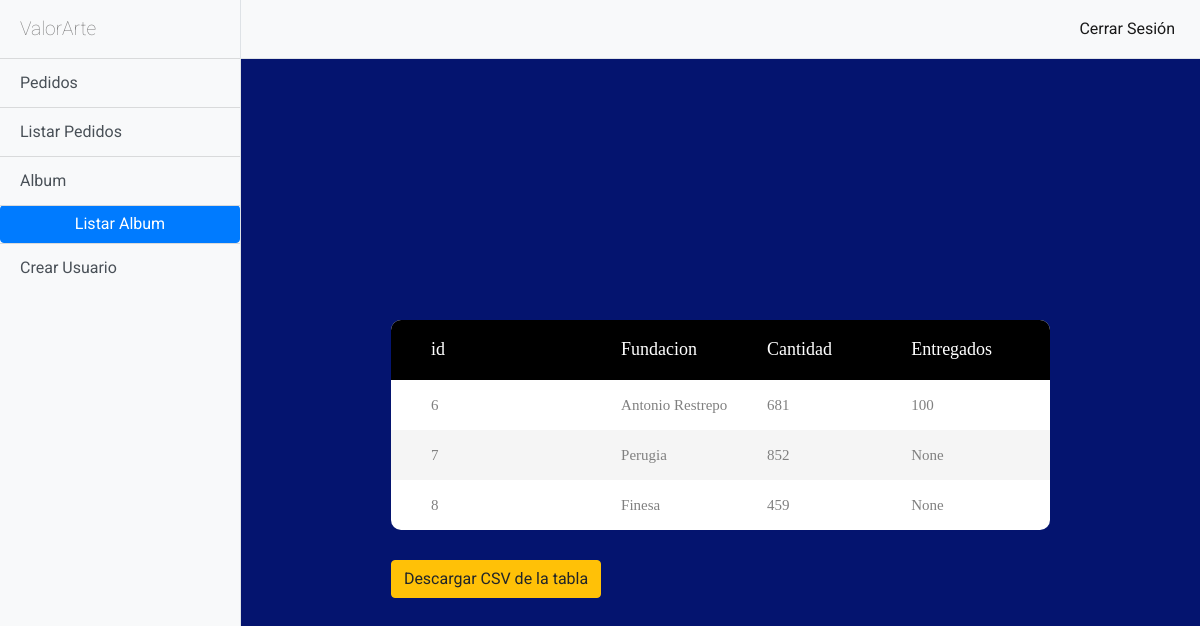
The app's page /album/listar (signed in), older data.
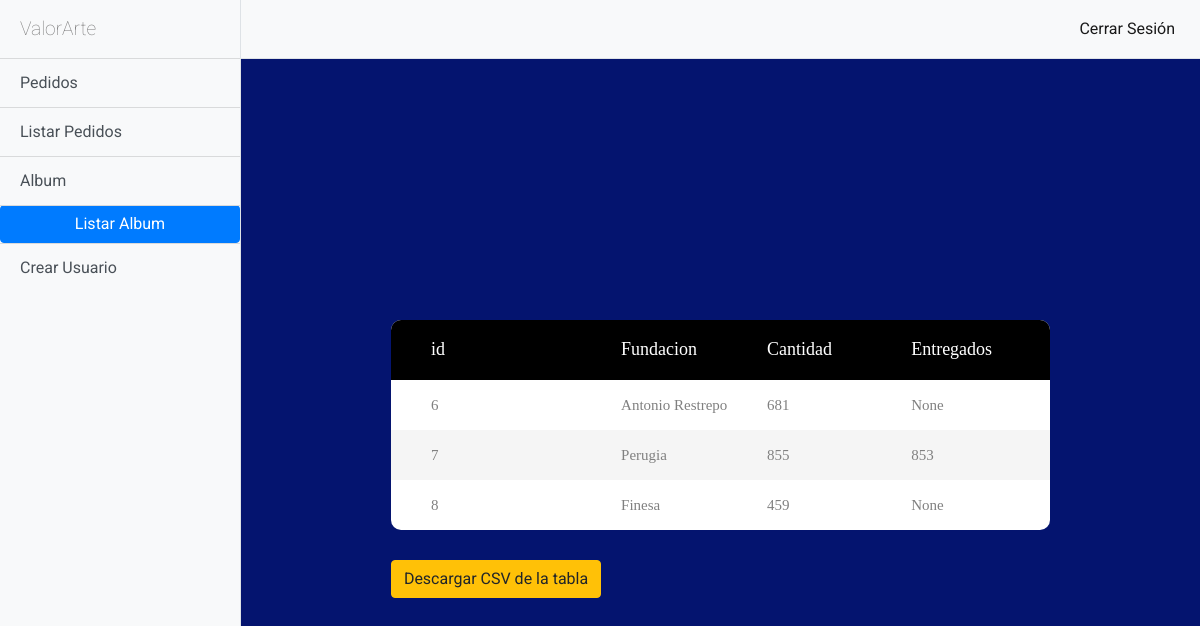
The same page, newer data.
### album/models.py (models this page shows, shortened)
class Album(models.Model):
    fundacion = models.CharField(max_length=50)
    cantidad = models.IntegerField()

### album/views.py (the view)
class AlbumList(ListView):
    model = Album
    template_name = 'album/album_list.html'
    def get_context_data(self, **kwargs):
        context =super(AlbumList, self).get_context_data(**kwargs)
        @register.filter
        def get_item(dictionary, key):
            return dictionary.get(key)
        entregados = Pedido.objects.all()
        context['cantidad_enpedido']= entregados
        fundacion = [] # nombre de la fundacion
        entrega = [] # entregados de cada fundacion -- depende del estado --
        for ent in entregados:
            if ent.estado == "entregado":
                fundacion.append(ent.album_p)
                entrega.append(ent.cantidad)
        dicc_entregados = list(zip(fundacion, entrega)) # los duplicados se agrpan y su cantidad se suma
        resultado = {}
        for k, v in dicc_entregados:
            total = resultado.get(k, 0) + v
            resultado[k] = total
        context['en_album']= resultado
        return context

### templates/album/album_list.html (shortened to what this page needs)
{% extends 'base/base.html' %}
{% block navbar %}
    <div class="bg-light border-right" id="sidebar-wrapper">
        <div class="sidebar-heading"> ValorArte </div>
        <div class="list-group list-group-flush">
            <a href="{% url 'pedidos:pedidos_crear' %}" class="btn list-group-item list-group-item-action bg-light">Pedidos</a>
            <a href="{% url 'pedidos:pedidos_listar' %}" class="btn list-group-item list-group-item-action bg-light">Listar Pedidos</a>
            <a href="{% url 'album:album_crear' %}" class="btn list-group-item list-group-item-action bg-light">Album</a>
          <button href="{% url 'album:album_listar' %}" class="btn btn-primary">
            Listar Album
          </button>
          {% if user.is_staff %}
          <a href="{% url 'usuarios:registrar' %}" class="btn list-group-item list-group-item-action bg-light">Crear Usuario</a>
          {% endif %}
        </div>
      </div>
      <div id="page-content-wrapper">
        <nav class="navbar navbar-expand-lg navbar-light bg-light border-bottom">
          <div class="collapse navbar-collapse" id="navbarSupportedContent">
            <ul class="navbar-nav ml-auto mt-2 mt-lg-0">
              <li class="nav-item active">
                <a class="btn nav-link" href="{% url 'logout' %}">Cerrar Sesión <span class="sr-only">(current)</span></a>
            </ul>
          </div>
        </nav>
    {% endblock navbar %}
{% block content %}
<div class="limiter">
        <div class="container-table100">
          <div class="wrap-table100">
            <div class="table100">
              <table class="dataT" id="pedidos">
                <thead>
                  <tr class="table100-head">
                        <th class="column1">id</th>
                    <th class="column2">Fundacion</th>
                    <th class="column2">Cantidad</th>
                    <th class="column2">Entregados</th>
                  </tr>
                </thead>
                <tbody class="falbum">
                        {% if object_list %}
                        {% for albums in object_list  %}
                        <tr>
                            <td class="column1">{{albums.id}}</td>
                            <td class="column2">{{albums.fundacion}}</td>
                            <td class="column2">{{albums.cantidad}}</td>
                            {% if albums.cantidad < en_album|get_item:albums.fundacion  %}
                            <td class="column2" bgcolor="#F52C3B">{{en_album|get_item:albums.fundacion }}</td>
                            {% elif albums.cantidad == en_album|get_item:albums.fundacion  %}
                            <td class="column2" bgcolor="#D3EC2E">{{en_album|get_item:albums.fundacion }}</td>
                            {% else %}
                            <td class="column2" >{{en_album|get_item:albums.fundacion }}</td>
                            {% endif %}
                        </tr>
                        {% endfor %}
                        {% else %}
                        <h1>no existen registros</h1>
                    {% endif %}
                </tbody>
              </table>
              <br>
              <button  class="btn btn-warning" id="exp">Descargar CSV de la tabla</button>
            </div>
          </div>
        </div>
      </div>
{% endblock content %}

### templates/base/base.html (shortened to what this page needs)
{% load staticfiles %}
<!DOCTYPE html>
<html lang="es">
<head>
   <link href="{% static 'vendor/bootstrap/css/bootstrap.min.css' %}" rel="stylesheet">
   <link href="{% static 'css/formstyle.css' %}" rel="stylesheet">
  <link href="{% static 'css/simple-sidebar.css' %}" rel="stylesheet">
</head>
<body>
  <div class="d-flex" id="wrapper">
    {% block navbar %}{% endblock navbar %}
    {% block content %}
    {% endblock content %}
  </div>
</body>
</html>

### static/css/formstyle.css (style rules this page uses)
* { margin: 0; padding: 0; box-sizing: border-box; -webkit-box-sizing: border-box; -moz-box-sizing: border-box; -webkit-font-smoothing: antialiased; -moz-font-smoothing: antialiased; -o-font-smoothing: antialiased; font-smoothing: antialiased; text-rendering: optimizeLegibility; }
body { font-family: "Roboto", Helvetica, Arial, sans-serif; font-weight: 100; font-size: 12px; line-height: 30px; color: #777; background: #04146F; }
.limiter { width: 75%; margin: 0 auto; }
.container-table100 { width: 100%; min-height: 100vh; background: #04146F; display: -webkit-box; display: -webkit-flex; display: -moz-box; display: -ms-flexbox; display: flex; align-items: center; justify-content: center; flex-wrap: wrap; padding: 33px 30px; }
.wrap-table100 { width: 1170px; }
table { border-spacing: 1; border-collapse: collapse; background: white; border-radius: 10px; overflow: hidden; width: 100%; margin: 0 auto; position: relative; }
table * { position: relative; }
table td, table th { padding-left: 8px; }
table thead tr { height: 60px; background: #000000; }
table tbody tr { height: 50px; }
table tbody tr:last-child { border: 0; }
table td, table th { text-align: left; }
.table100-head th { font-family: OpenSans-Regular; font-size: 18px; color: #fff; line-height: 1.2; font-weight: unset; }
tbody tr:nth-child(even) { background-color: #f5f5f5; }
tbody tr { font-family: OpenSans-Regular; font-size: 15px; color: #808080; line-height: 1.2; font-weight: unset; }
.column1 { width: 260px; padding-left: 40px; }
.column2 { width: 160px; }

### static/css/simple-sidebar.css (style rules this page uses)
body { overflow-x: hidden; }
#sidebar-wrapper { min-height: 100vh; margin-left: -15rem; -webkit-transition: margin .25s ease-out; -moz-transition: margin .25s ease-out; -o-transition: margin .25s ease-out; transition: margin .25s ease-out; }
#sidebar-wrapper .sidebar-heading { padding: 0.875rem 1.25rem; font-size: 1.2rem; }
#sidebar-wrapper .list-group { width: 15rem; }
#page-content-wrapper { min-width: 100vw; }
@media (min-width: 768px) { #sidebar-wrapper { margin-left: 0; } }
@media (min-width: 768px) { #page-content-wrapper { min-width: 0; width: 100%; } }

Row changes from the older to the newer data that the page shows:
computed for Album "Antonio Restrepo": fundacion "100" → "None"
changed Album "Perugia": cantidad "852" → "855"; fundacion "None" → "853"
